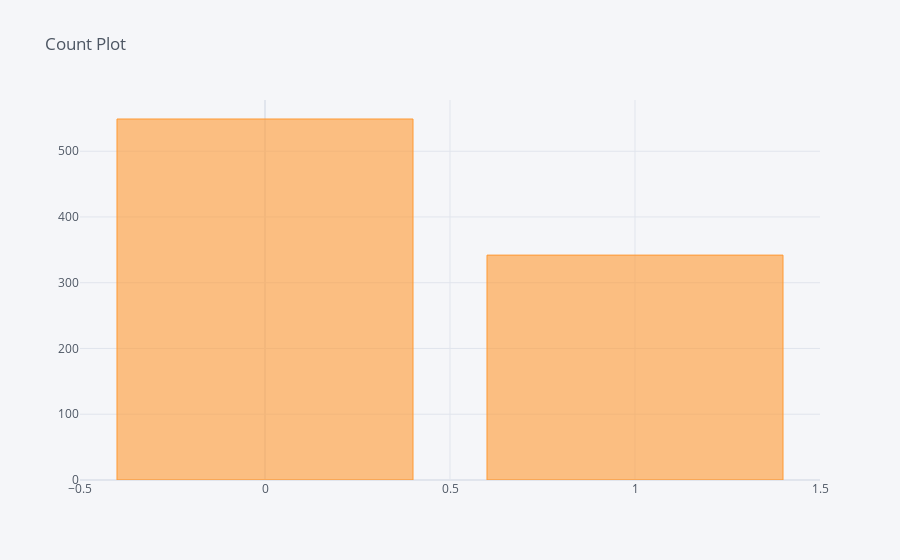

Write notebook code for a chart like this one.
### Code cell
import cufflinks as cf
cf.go_offline()
train['Survived'].value_counts().iplot(kind='bar',title='Count Plot')

### Figure 1 — Plotly figure (JSON) as saved in the notebook; plotly's stock layout.template omitted (floating-point values rounded to 4 significant figures)
{"data": [{"marker": {"color": "rgba(255, 153, 51, 0.6)", "line": {"color": "rgba(255, 153, 51, 1.0)", "width": 1}}, "name": "count", "orientation": "v", "text": "", "type": "bar", "x": [0, 1], "y": [549, 342]}], "layout": {"legend": {"bgcolor": "#F5F6F9", "font": {"color": "#4D5663"}}, "paper_bgcolor": "#F5F6F9", "plot_bgcolor": "#F5F6F9", "title": {"font": {"color": "#4D5663"}, "text": "Count Plot"}, "xaxis": {"gridcolor": "#E1E5ED", "showgrid": true, "tickfont": {"color": "#4D5663"}, "title": {"font": {"color": "#4D5663"}, "text": ""}, "zerolinecolor": "#E1E5ED"}, "yaxis": {"gridcolor": "#E1E5ED", "showgrid": true, "tickfont": {"color": "#4D5663"}, "title": {"font": {"color": "#4D5663"}, "text": ""}, "zerolinecolor": "#E1E5ED"}}}
